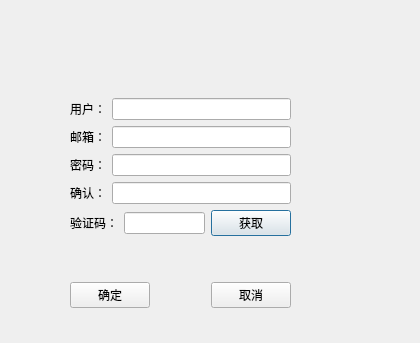
<?xml version="1.0" encoding="UTF-8"?>
<ui version="4.0">
 <class>RegisterDialog</class>
 <widget class="QDialog" name="RegisterDialog">
  <property name="geometry">
   <rect>
    <x>0</x>
    <y>0</y>
    <width>420</width>
    <height>343</height>
   </rect>
  </property>
  <property name="windowTitle">
   <string>Dialog</string>
  </property>
  <widget class="QWidget" name="">
   <property name="geometry">
    <rect>
     <x>70</x>
     <y>30</y>
     <width>221</width>
     <height>278</height>
    </rect>
   </property>
   <layout class="QVBoxLayout" name="verticalLayout_2">
    <item>
     <widget class="QWidget" name="err_tipWidget" native="true">
      <property name="minimumSize">
       <size>
        <width>100</width>
        <height>50</height>
       </size>
      </property>
      <widget class="QLabel" name="err_tip">
       <property name="geometry">
        <rect>
         <x>20</x>
         <y>20</y>
         <width>161</width>
         <height>20</height>
        </rect>
       </property>
       <property name="text">
        <string/>
       </property>
      </widget>
     </widget>
    </item>
    <item>
     <layout class="QVBoxLayout" name="verticalLayout">
      <item>
       <layout class="QHBoxLayout" name="horizontalLayout">
        <item>
         <widget class="QLabel" name="label">
          <property name="text">
           <string>用户：</string>
          </property>
         </widget>
        </item>
        <item>
         <widget class="QLineEdit" name="lineEdit"/>
        </item>
       </layout>
      </item>
      <item>
       <layout class="QHBoxLayout" name="horizontalLayout_2">
        <item>
         <widget class="QLabel" name="label_4">
          <property name="text">
           <string>邮箱：</string>
          </property>
         </widget>
        </item>
        <item>
         <widget class="QLineEdit" name="emailline"/>
        </item>
       </layout>
      </item>
      <item>
       <layout class="QHBoxLayout" name="horizontalLayout_3">
        <item>
         <widget class="QLabel" name="label_2">
          <property name="text">
           <string>密码：</string>
          </property>
         </widget>
        </item>
        <item>
         <widget class="QLineEdit" name="passwordline"/>
        </item>
       </layout>
      </item>
      <item>
       <layout class="QHBoxLayout" name="horizontalLayout_4">
        <item>
         <widget class="QLabel" name="label_3">
          <property name="text">
           <string>确认：</string>
          </property>
         </widget>
        </item>
        <item>
         <widget class="QLineEdit" name="affirmline"/>
        </item>
       </layout>
      </item>
      <item>
       <layout class="QHBoxLayout" name="horizontalLayout_5">
        <item>
         <widget class="QLabel" name="label_5">
          <property name="text">
           <string>验证码：</string>
          </property>
         </widget>
        </item>
        <item>
         <widget class="QLineEdit" name="lineEdit_5"/>
        </item>
        <item>
         <widget class="QPushButton" name="pushButton">
          <property name="text">
           <string>获取</string>
          </property>
         </widget>
        </item>
       </layout>
      </item>
     </layout>
    </item>
    <item>
     <spacer name="verticalSpacer">
      <property name="orientation">
       <enum>Qt::Vertical</enum>
      </property>
      <property name="sizeType">
       <enum>QSizePolicy::Fixed</enum>
      </property>
      <property name="sizeHint" stdset="0">
       <size>
        <width>20</width>
        <height>40</height>
       </size>
      </property>
     </spacer>
    </item>
    <item>
     <layout class="QHBoxLayout" name="horizontalLayout_6">
      <item>
       <widget class="QPushButton" name="pushButton_2">
        <property name="text">
         <string>确定</string>
        </property>
       </widget>
      </item>
      <item>
       <spacer name="horizontalSpacer_2">
        <property name="orientation">
         <enum>Qt::Horizontal</enum>
        </property>
        <property name="sizeHint" stdset="0">
         <size>
          <width>40</width>
          <height>20</height>
         </size>
        </property>
       </spacer>
      </item>
      <item>
       <widget class="QPushButton" name="pushButton_3">
        <property name="text">
         <string>取消</string>
        </property>
       </widget>
      </item>
     </layout>
    </item>
   </layout>
  </widget>
 </widget>
 <resources/>
 <connections/>
</ui>
